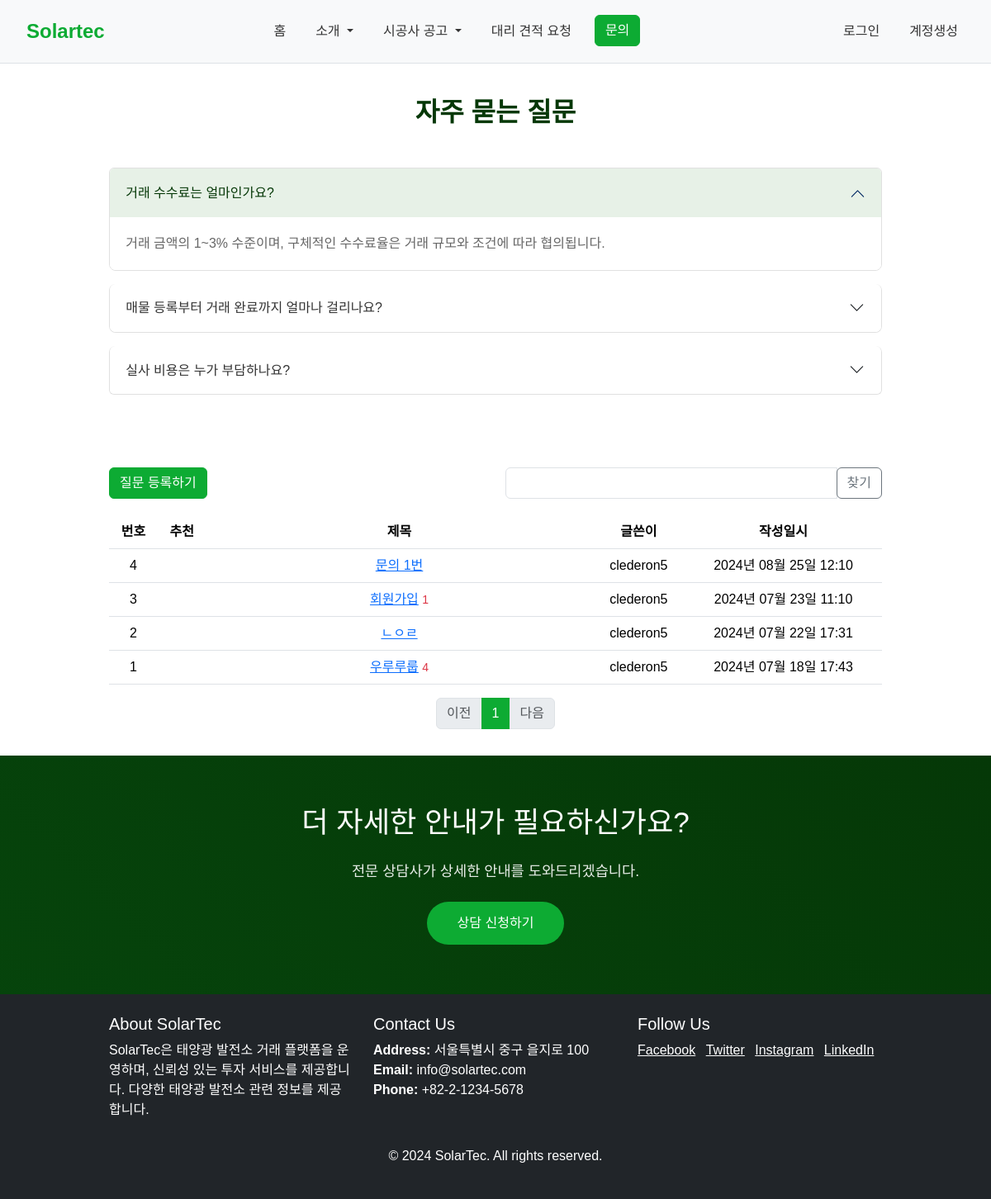
Page /question/list/ on the earlier database version.
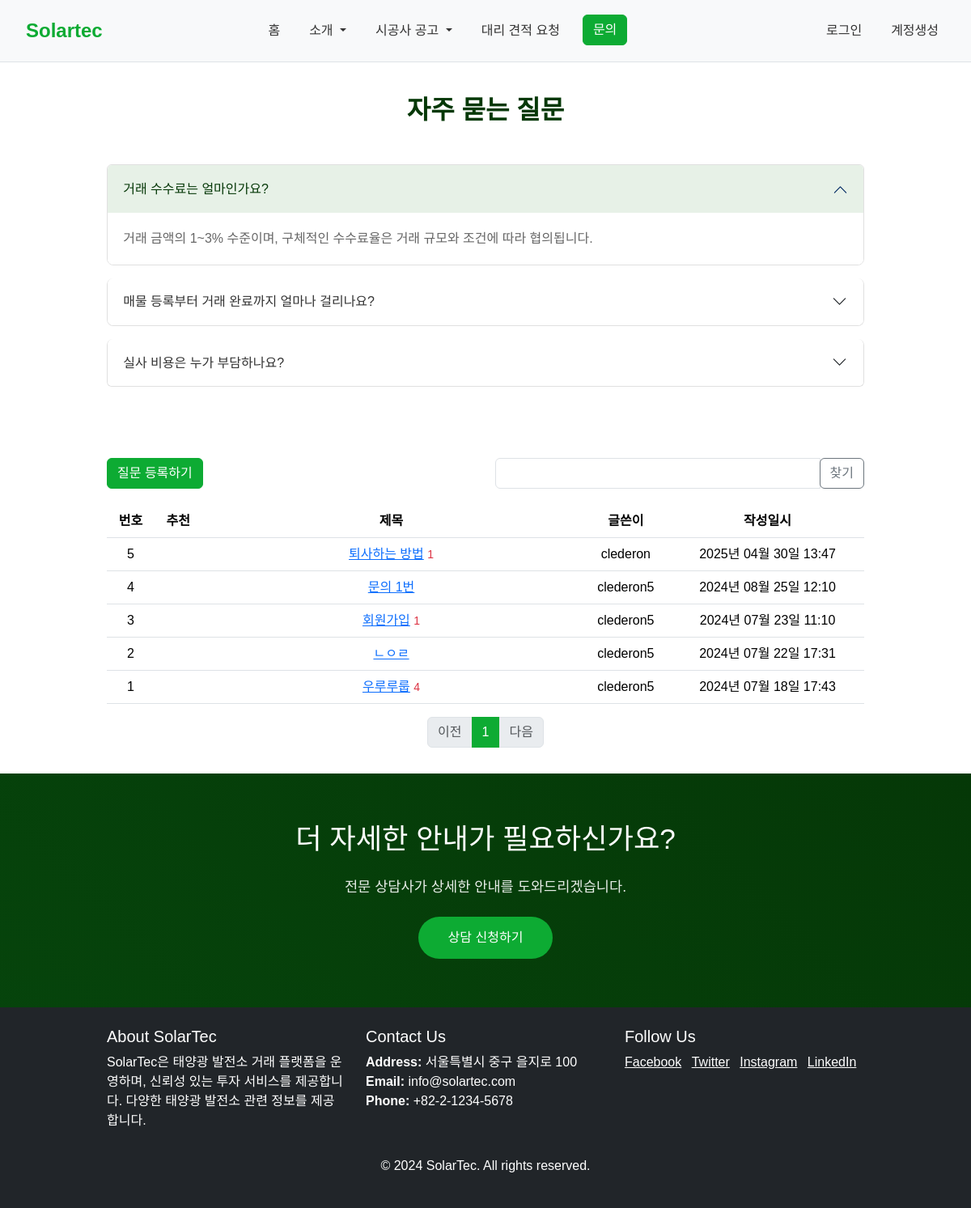
Same page on the later database version.
### solar/models.py (models this page shows)
class Question(db.Model):
    id = db.Column(db.Integer, primary_key=True)
    subject = db.Column(db.String(200), nullable=False)
    content = db.Column(db.Text(), nullable=False)
    create_date = db.Column(db.DateTime(), nullable=False)
    user_id = db.Column(db.Integer, db.ForeignKey('user.id', ondelete='CASCADE'), nullable=False)
    user = db.relationship('User', backref=db.backref('question_set'))
    modify_date = db.Column(db.DateTime(), nullable=True)
    voter = db.relationship('User', secondary=question_voter, backref=db.backref('question_voter_set'))

class User(db.Model) :
    id = db.Column(db.Integer, primary_key=True)
    username = db.Column(db.String(150), unique=True, nullable=False)
    password = db.Column(db.String(200), nullable=False)
    email = db.Column(db.String(120), unique=True, nullable=False)

### solar/views/question_views.py (the view, shortened to what this page needs)
@bp.route('/list/')
def _list():
    page = request.args.get('page', type=int, default=1)
    kw = request.args.get('kw', type=str, default='')
    question_list = Question.query.order_by(Question.create_date.desc())
    question_list = question_list.paginate(page=page, per_page=10)
    return render_template('question/question_list.html', question_list=question_list, page=page, kw=kw)

### solar/filter.py (called while the page is built)
def format_datetime(value, fmt = '%Y년 %m월 %d일 %H:%M') :
    return value.strftime(fmt)

### solar/views/auth_views.py (called while the page is built)
@bp.before_app_request
def load_logged_in_user() :
    user_id = session.get('user_id')
    if user_id is None :
        g.user = None
    else :
        g.user = User.query.get(user_id)

### solar/templates/question/question_list.html (shortened to what this page needs)
{% extends 'base.html' %} {% block content %}
<head>
    <link
        rel="stylesheet"
        href="{{ url_for('static', filename='css/question.css') }}"
    />
</head>
<div class="faq-section">
    <div class="container">
        <h2 class="text-center mb-5">자주 묻는 질문</h2>
        <div class="accordion" id="faqAccordion">
            <div class="accordion-item">
                <h2 class="accordion-header" style="margin-bottom: 0">
                    <button
                        class="accordion-button"
                        type="button"
                        data-bs-toggle="collapse"
                        data-bs-target="#faq1"
                    >
                        거래 수수료는 얼마인가요?
                    </button>
                </h2>
                <div
                    id="faq1"
                    class="accordion-collapse collapse show"
                    data-bs-parent="#faqAccordion"
                >
                    <div class="accordion-body">
                        거래 금액의 1~3% 수준이며, 구체적인 수수료율은 거래
                        규모와 조건에 따라 협의됩니다.
                    </div>
                </div>
            </div>
            <div class="accordion-item">
                <h2 class="accordion-header" style="margin-bottom: 0">
                    <button
                        class="accordion-button collapsed"
                        type="button"
                        data-bs-toggle="collapse"
                        data-bs-target="#faq2"
                    >
                        매물 등록부터 거래 완료까지 얼마나 걸리나요?
                    </button>
                </h2>
            </div>
            <div class="accordion-item">
                <h2 class="accordion-header" style="margin-bottom: 0">
                    <button
                        class="accordion-button collapsed"
                        type="button"
                        data-bs-toggle="collapse"
                        data-bs-target="#faq3"
                    >
                        실사 비용은 누가 부담하나요?
                    </button>
                </h2>
            </div>
        </div>
    </div>
</div>
<div class="container my-3">
    <div class="row my-3">
        <div class="col-6">
            <a href="{{ url_for('question.create') }}" class="btn btn-primary"
                >질문 등록하기</a
            >
        </div>
        <div class="col-6">
            <div class="input-group">
                <input
                    type="text"
                    id="search_kw"
                    class="form-control"
                    value="{{ kw or '' }}"
                />
                <div class="input-group-append">
                    <button
                        class="btn btn-outline-secondary"
                        type="button"
                        id="btn_search"
                    >
                        찾기
                    </button>
                </div>
            </div>
        </div>
    </div>
    <table class="table">
        <thead>
            <tr class="text-center thead-dark">
                <th>번호</th>
                <th>추천</th>
                <th style="width: 50%">제목</th>
                <th>글쓴이</th>
                <th>작성일시</th>
            </tr>
        </thead>
        <tbody>
            {% if question_list %} {% for question in question_list.items %}
            <tr class="text-center">
                <td>
                    {{ question_list.total - ((question_list.page - 1) *
                    question_list.per_page) - loop.index0 }}
                </td>
                <td>
                    {% if question.voter|length > 0 %}
                    <span class="badge badge-warning px-2 py-1"
                        >{{ question.voter|length }}</span
                    >
                    {% endif %}
                </td>
                <td class="text-left">
                    <a
                        href="{{ url_for('question.detail', question_id=question.id) }}"
                        >{{ question.subject }}</a
                    >
                    {% if question.answer_set|length > 0 %}
                    <span class="text-danger small ml-2"
                        >{{ question.answer_set|length }}</span
                    >
                    {% endif %}
                </td>
                <td>{{ question.user.username }}</td>
                <td>{{ question.create_date|datetime }}</td>
            </tr>
            {% endfor%} {% else %}
            <tr>
                <td colspan="3">질문이 없습니다.</td>
            </tr>
            {% endif %}
        </tbody>
    </table>
    <ul class="pagination justify-content-center">
        {% if question_list.has_prev %}
        <li class="page-item">
            <a
                href="?page={{ question_list.prev_num }}"
                class="page-link"
                href="javascript:void(0)"
                >이전</a
            >
        </li>
        {% else %}
        <li class="page-item disabled">
            <a
                href="javascript:void(0)"
                class="page-link"
                tabindex="-1"
                aria-disabled="true"
                >이전</a
            >
        </li>
        {% endif %} {% for page_num in question_list.iter_pages() %} {% if
        page_num %} {% if page_num != question_list.page %}
        <li class="page-item">
            <a
                href="?page={{ page_num }}"
                class="page-link"
                href="javascript:void(0)"
                >{{ page_num }}</a
            >
        </li>
        {% else %}
        <li class="page-item active" aria-current="page">
            <a href="#" class="page-link">{{ page_num }}</a>
        </li>
        {% endif %} {% else %}
        <li class="disabled">
            <a href="javascript:void(0)" class="page-link">...</a>
        </li>
        {% endif %} {% endfor %}
        {% if question_list.has_next %}
        <li class="page-item">
            <a
                href="?page={{ question_list.next_num }}"
                class="page-link"
                href="javascript:void(0)"
                >다음</a
            >
        </li>
        {% else %}
        <li class="page-item disabled">
            <a
                href="javascript:void(0)"
                class="page-link"
                tabindex="-1"
                aria-disabled="true"
                >다음</a
            >
        </li>
        {% endif %}
    </ul>
</div>
<div class="contact-section">
    <div class="container">
        <h2 class="mb-4">더 자세한 안내가 필요하신가요?</h2>
        <p class="mb-4">전문 상담사가 상세한 안내를 도와드리겠습니다.</p>
        <a href="#" class="btn btn-custom">상담 신청하기</a>
    </div>
</div>
{% endblock %}

### solar/templates/base.html (shortened to what this page needs)
<!DOCTYPE html>
<html lang="ko">
<head>
    <link rel="stylesheet" href="{{ url_for('static', filename='css/bootstrap.min.css') }}">
    <link rel="stylesheet" href="{{ url_for('static', filename='css/style.css') }}">
</head>
<body>
    {% include "navbar.html" %}
    {% block content %}
    {% endblock %}
    {% include "footer.html" %}
</body>
</html>

### solar/templates/navbar.html (shortened to what this page needs)
<nav class="navbar navbar-expand-lg navbar-light bg-light border-bottom">
    <div class="container-fluid">
        <a class="navbar-brand" href="{{ url_for('main.index') }}">Solartec</a>
        <div
            class="collapse navbar-collapse justify-content-center"
            id="navbarNav"
        >
            <ul class="navbar-nav" style="margin-left: 20%">
                <li class="nav-item">
                    <a class="nav-link" href="main.index">홈</a>
                </li>
                <li class="nav-item dropdown">
                    <a
                        class="nav-link dropdown-toggle"
                        href="{{ url_for('main.index') }}"
                        id="introDropdown"
                        role="button"
                        data-bs-toggle="dropdown"
                        aria-expanded="false"
                    >
                        소개
                    </a>
                </li>
                <li class="nav-item dropdown">
                    <a
                        class="nav-link dropdown-toggle"
                        href="#"
                        id="announcementDropdown"
                        role="button"
                        data-bs-toggle="dropdown"
                        aria-expanded="false"
                    >
                        시공사 공고
                    </a>
                </li>
                <li class="nav-item">
                    <a class="nav-link" href="#">대리 견적 요청</a>
                </li>
                <li class="nav-item">
                    <a
                        class="btn btn-primary"
                        href="{{ url_for('main.question') }}"
                        >문의</a
                    >
                </li>
            </ul>
        </div>
        <div
            class="collapse navbar-collapse justify-content-end"
            id="navbarSupportedContent"
        >
            {% if g.user %}
            <ul class="navbar-nav">
                <li class="nav-item">
                    <a
                        class="nav-link"
                        href="{% if g.user.username == 'admin' %}
                         {{ url_for('auth.admin_dashboard') }}
                     {% else %}
                         {{ url_for('auth.mypage') }}
                     {% endif %}"
                    >
                        {% if g.user.username == 'admin' %}관리자페이지{% else
                        %}마이페이지{% endif %}
                    </a>
                </li>
                <li class="nav-item">
                    <a href="{{ url_for('auth.logout') }}" class="nav-link">
                        {{ g.user.username }} (로그아웃)
                    </a>
                </li>
            </ul>
            {% else %}
            <ul class="navbar-nav">
                <li class="nav-item">
                    <a class="nav-link" href="{{ url_for('auth.login') }}"
                        >로그인</a
                    >
                </li>
                <li class="nav-item">
                    <a class="nav-link" href="{{ url_for('auth.signup') }}"
                        >계정생성</a
                    >
                </li>
            </ul>
            {% endif %}
        </div>
    </div>
</nav>

### solar/templates/footer.html (shortened to what this page needs)
<footer class="footer bg-dark text-white py-4">
    <div class="container">
        <div class="row">
            <div class="col-md-4">
                <h5>About SolarTec</h5>
                <p>
                    SolarTec은 태양광 발전소 거래 플랫폼을 운영하며, 신뢰성 있는 투자 서비스를 제공합니다.
                    다양한 태양광 발전소 관련 정보를 제공합니다.
                </p>
            </div>
            <div class="col-md-4">
                <h5>Contact Us</h5>
                <ul class="list-unstyled">
                    <li><strong>Address:</strong> 서울특별시 중구 을지로 100</li>
                    <li><strong>Email:</strong> info@solartec.com</li>
                    <li><strong>Phone:</strong> +82-2-1234-5678</li>
                </ul>
            </div>
            <div class="col-md-4">
                <h5>Follow Us</h5>
                <ul class="list-inline">
                    <li class="list-inline-item">
                        <a href="#" class="text-white">
                             Facebook
                        </a>
                    </li>
                    <li class="list-inline-item">
                        <a href="#" class="text-white">
                             Twitter
                        </a>
                    </li>
                    <li class="list-inline-item">
                        <a href="#" class="text-white">
                             Instagram
                        </a>
                    </li>
                    <li class="list-inline-item">
                        <a href="#" class="text-white">
                             LinkedIn
                        </a>
                    </li>
                </ul>
            </div>
        </div>
    </div>
    <div class="footer-bottom text-center py-3">
        <p class="mb-0">&copy; 2024 SolarTec. All rights reserved.</p>
    </div>
</footer>

### solar/static/css/style.css (style rules this page uses)
body { font-family: Arial, sans-serif; margin: 0; padding: 0; box-sizing: border-box; }
.navbar { padding: 15px 20px; }
.navbar-brand { font-size: 24px; font-weight: bold; color: #0DAB33 !important; }
.navbar-nav .nav-link { color: #333; font-weight: 500; padding: 8px 15px; }
.navbar .btn { background-color: #0DAB33; color: #fff; }
nav ul { list-style: none; margin: 0; padding: 0; display: flex; }
nav ul li { margin-left: 20px; }
nav ul li a { color: #fff; text-decoration: none; }
.table { margin-top: 20px; }
.container { width: 80%; margin: auto; overflow: hidden; }

### solar/static/css/question.css (style rules this page uses)
.faq-section { padding: 40px 0; background: #fff; }
.faq-section h2 { color: #053807; margin-bottom: 2rem; font-weight: bold; }
.accordion-item { border: 1px solid #e0e0e0; margin-bottom: 1rem; border-radius: 8px; overflow: hidden; }
.accordion-button { padding: 1.2rem; font-weight: 500; color: #333; background-color: #fff; }
.accordion-button:not(.collapsed) { background-color: #e7f1e7; color: #053807; box-shadow: none; }
.accordion-button::after { background-size: 1.2rem; transition: transform 0.3s ease; }
.accordion-body { padding: 1.2rem; background-color: #fff; color: #666; line-height: 1.6; }
.contact-section { background: #053807; color: white; padding: 60px 0; text-align: center; position: relative; overflow: hidden; }
.contact-section::before { content: ""; position: absolute; top: 0; left: 0; right: 0; bottom: 0; background: linear-gradient( 45deg, rgba(13, 171, 51, 0.1) 0%, rgba(5, 56, 7, 0.1) 100% ); pointer-events: none; }
.contact-section h2 { font-size: 2.2rem; margin-bottom: 1.5rem; position: relative; }
.contact-section p { font-size: 1.1rem; margin-bottom: 2rem; opacity: 0.9; position: relative; }
.contact-section .btn-custom { background: #0dab33; color: white; padding: 12px 35px; border-radius: 30px; text-decoration: none; transition: all 0.3s ease; font-weight: 500; position: relative; border: 2px solid transparent; display: inline-block; }
.contact-section .container { position: relative; z-index: 1; }

Differences in the rows shown:
added Question: id "5", subject "퇴사하는 방법", answer_set|length "1", user.username "clederon", create_date "2025년 04월 30일 13:47"
